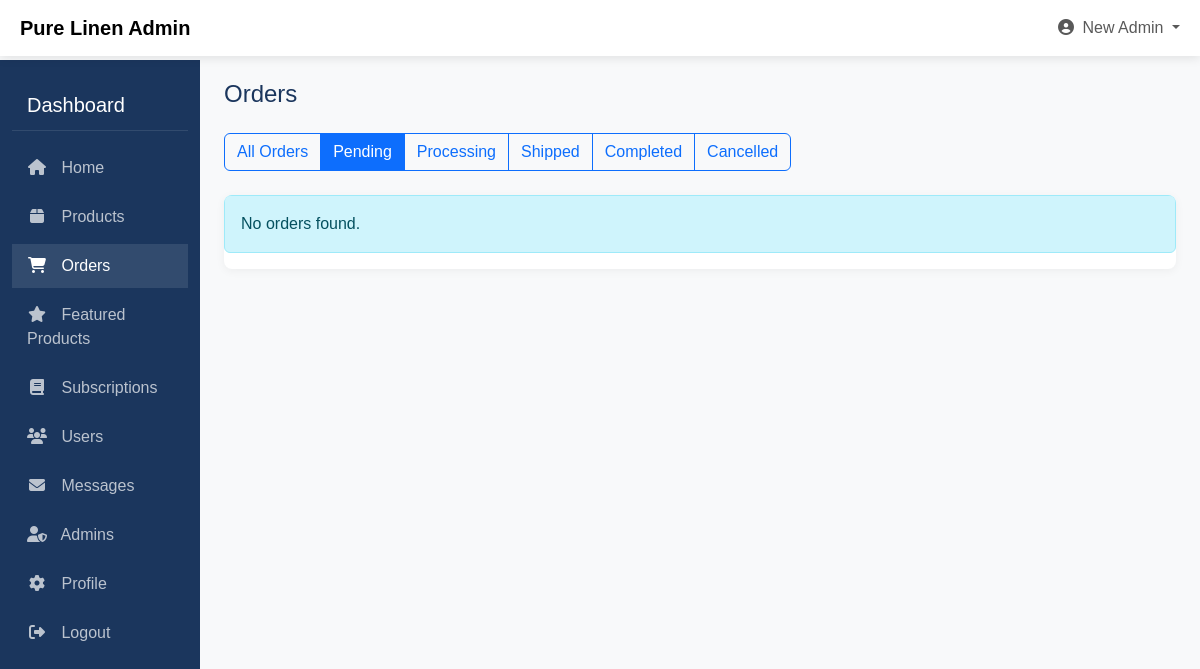
Before: /Admin/admin_orders.php?status=pending (signed in) with the older database file.
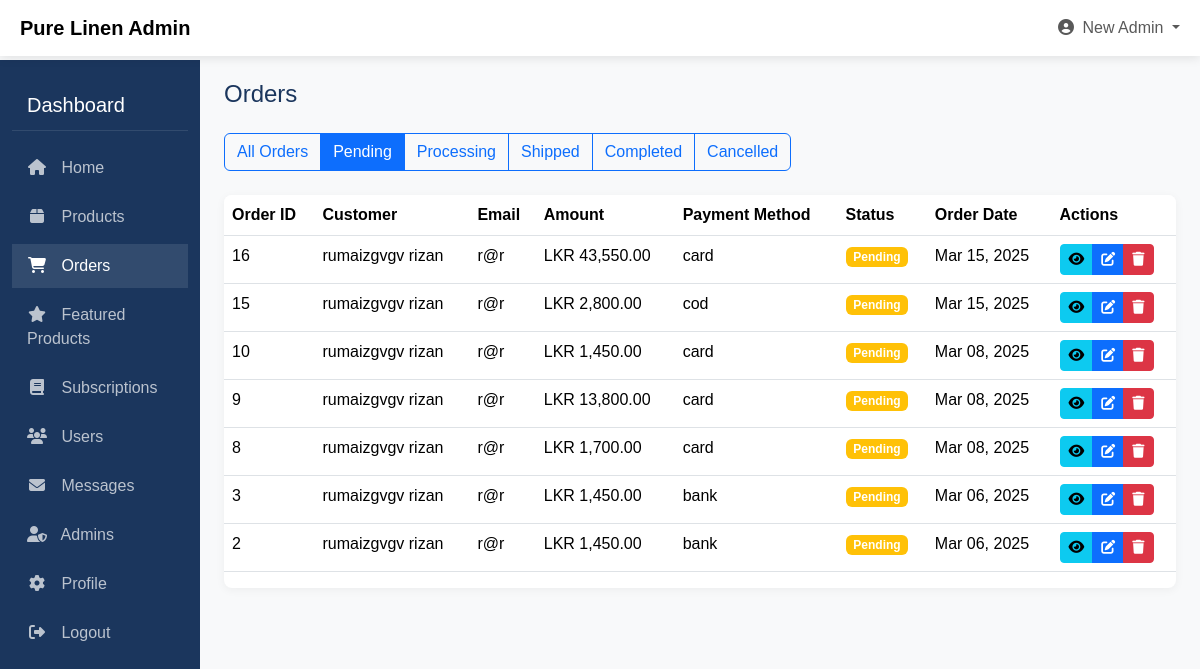
After: the same page with the newer database file.
### tables this page shows
CREATE TABLE `orders` (
  `id` int(11) NOT NULL,
  `user_id` int(11) NOT NULL,
  `total_amount` decimal(10,2) NOT NULL,
  `payment_method` varchar(50) NOT NULL,
  `payment_status` varchar(20) NOT NULL DEFAULT 'pending',
  `order_type` varchar(50) DEFAULT 'regular',
  `subscription_id` int(11) DEFAULT NULL,
  `delivery_address` text DEFAULT NULL,
  `delivery_city` varchar(100) DEFAULT NULL,
  `delivery_postcode` varchar(20) DEFAULT NULL,
  `delivery_country` varchar(100) DEFAULT NULL,
  `delivery_option` varchar(50) DEFAULT 'standard',
  `delivery_cost` decimal(10,2) DEFAULT 250.00,
  `order_date` timestamp NOT NULL DEFAULT current_timestamp(),
  `created_at` timestamp NOT NULL DEFAULT current_timestamp()
);

CREATE TABLE `users` (
  `id` int(11) NOT NULL,
  `firstName` varchar(100) NOT NULL,
  `lastName` varchar(100) NOT NULL,
  `email` varchar(255) NOT NULL,
  `password` varchar(255) NOT NULL,
  `created_at` timestamp NOT NULL DEFAULT current_timestamp(),
  `phone` varchar(20) DEFAULT NULL,
  `address` text DEFAULT NULL,
  `postcode` varchar(20) DEFAULT NULL,
  `country` varchar(100) DEFAULT NULL,
  `city` varchar(100) DEFAULT NULL,
  `user_type` enum('user','admin') DEFAULT 'user',
  `email_verified` tinyint(1) NOT NULL DEFAULT 0,
  `verification_code` varchar(10) DEFAULT NULL,
  `code_expiry` bigint(20) DEFAULT NULL,
  `reset_token` varchar(100) DEFAULT NULL,
  `token_expiry` bigint(20) DEFAULT NULL
);

### Admin/admin_orders.php (the view, shortened to what the changed rows need)
<?php
$host = "localhost";
$user = "root";
$pass = "";
$db = "pure_linen";
$conn = new mysqli($host, $user, $pass, $db);
$status_filter = isset($_GET['status']) ? $_GET['status'] : '';
$orders = [];
try {
    $tables_exist = true;
    if ($tables_exist) {
        if (!empty($status_filter)) {
            $stmt = $conn->prepare("
                SELECT o.*, u.firstName, u.lastName, u.email
                FROM orders o
                JOIN users u ON o.user_id = u.id
                WHERE o.payment_status = ?
                ORDER BY o.order_date DESC
            ");
            $stmt->bind_param("s", $status_filter);
        }
        $stmt->execute();
        $result = $stmt->get_result();
        while ($row = $result->fetch_assoc()) {
            $orders[] = $row;
        }
    }
} catch (Exception $e) {
    $error_message = "Error retrieving orders: " . $e->getMessage();
}
?>
<!DOCTYPE html>
<html lang="en">
<head>
    <link href="https://cdn.jsdelivr.net/npm/bootstrap@5.3.3/dist/css/bootstrap.min.css" rel="stylesheet">
    <link rel="stylesheet" href="https://cdnjs.cloudflare.com/ajax/libs/font-awesome/6.5.1/css/all.min.css">
</head>
<body>
    <div class="container-fluid">
        <div class="row">
            <div class="col-md-9 ms-sm-auto col-lg-10 px-md-4 main-content">
                <h1 class="admin-title mb-4">Orders</h1>
                <div class="admin-table table-responsive">
                    <?php if (!empty($orders)): ?>
                        <table class="table table-hover">
                            <thead>
                                <tr>
                                    <th>Order ID</th>
                                    <th>Customer</th>
                                    <th>Email</th>
                                    <th>Amount</th>
                                    <th>Payment Method</th>
                                    <th>Status</th>
                                    <th>Order Date</th>
                                    <th>Actions</th>
                                </tr>
                            </thead>
                            <tbody>
                                <?php foreach ($orders as $order): ?>
                                    <tr>
                                        <td><?php echo $order['id']; ?></td>
                                        <td><?php echo htmlspecialchars($order['firstName'] . ' ' . $order['lastName']); ?></td>
                                        <td><?php echo htmlspecialchars($order['email']); ?></td>
                                        <td>LKR <?php echo number_format($order['total_amount'], 2); ?></td>
                                        <td><?php echo htmlspecialchars($order['payment_method']); ?></td>
                                        <td>
                                            <span class="badge bg-<?php
                                                echo ($order['payment_status'] == 'completed') ? 'success' :
                                                    (($order['payment_status'] == 'pending') ? 'warning' :
                                                    (($order['payment_status'] == 'cancelled') ? 'danger' : 'info'));
                                            ?>">
                                                <?php echo ucfirst($order['payment_status']); ?>
                                            </span>
                                        </td>
                                        <td><?php echo date('M d, Y', strtotime($order['order_date'])); ?></td>
                                        <td>
                                            <div class="btn-group">
                                                <a href="admin_order_details.php?id=<?php echo $order['id']; ?>" class="btn btn-sm btn-info">
                                                    <i class="fas fa-eye"></i>
                                                </a>
                                                <button type="button" class="btn btn-sm btn-primary" data-bs-toggle="modal" data-bs-target="#statusModal<?php echo $order['id']; ?>">
                                                    <i class="fas fa-edit"></i>
                                                </button>
                                                <a href="admin_orders.php?delete=<?php echo $order['id']; ?>" class="btn btn-sm btn-danger"
                                                   onclick="return confirm('Are you sure you want to delete this order?')">
                                                    <i class="fas fa-trash"></i>
                                                </a>
                                            </div>
                                        </td>
                                    </tr>
                                <?php endforeach; ?>
                            </tbody>
                        </table>
                    <?php else: ?>
                        <div class="alert alert-info">No orders found.</div>
                    <?php endif; ?>
                </div>
            </div>
        </div>
    </div>
</body>
</html>

Changed rows visible on the page:
added orders: id "16", user.lastName "rumaizgvgv rizan", user.email "r@r", total_amount "43,550.00", payment_method "card", payment_status "Pending", order_date "Mar 15, 2025"
added orders: id "15", user.lastName "rumaizgvgv rizan", user.email "r@r", total_amount "2,800.00", payment_method "cod", payment_status "Pending", order_date "Mar 15, 2025"
added orders: id "10", user.lastName "rumaizgvgv rizan", user.email "r@r", total_amount "1,450.00", payment_method "card", payment_status "Pending", order_date "Mar 08, 2025"
added orders: id "9", user.lastName "rumaizgvgv rizan", user.email "r@r", total_amount "13,800.00", payment_method "card", payment_status "Pending", order_date "Mar 08, 2025"
added orders: id "8", user.lastName "rumaizgvgv rizan", user.email "r@r", total_amount "1,700.00", payment_method "card", payment_status "Pending", order_date "Mar 08, 2025"
added orders: id "3", user.lastName "rumaizgvgv rizan", user.email "r@r", total_amount "1,450.00", payment_method "bank", payment_status "Pending", order_date "Mar 06, 2025"
added orders: id "2", user.lastName "rumaizgvgv rizan", user.email "r@r", total_amount "1,450.00", payment_method "bank", payment_status "Pending", order_date "Mar 06, 2025"
Other visible differences:
text no longer shown: "No orders found."
text now shown: "Order ID Customer Email Amount Payment Method Status Order Date Actions"
